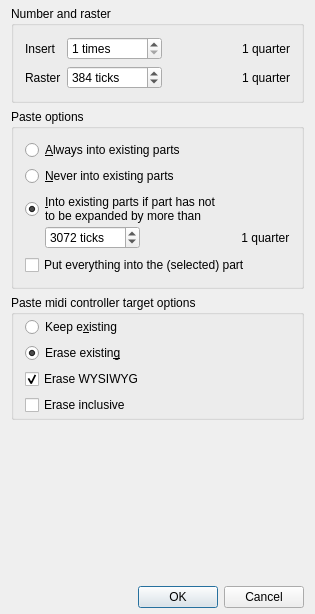
<?xml version="1.0" encoding="UTF-8"?>
<ui version="4.0">
 <class>PasteEventsDialogBase</class>
 <widget class="QDialog" name="PasteEventsDialogBase">
  <property name="geometry">
   <rect>
    <x>0</x>
    <y>0</y>
    <width>315</width>
    <height>614</height>
   </rect>
  </property>
  <property name="windowTitle">
   <string>MusE: Paste Events</string>
  </property>
  <layout class="QVBoxLayout" name="verticalLayout_2">
   <property name="spacing">
    <number>6</number>
   </property>
   <property name="leftMargin">
    <number>11</number>
   </property>
   <property name="topMargin">
    <number>6</number>
   </property>
   <property name="rightMargin">
    <number>11</number>
   </property>
   <property name="bottomMargin">
    <number>6</number>
   </property>
   <item>
    <widget class="QGroupBox" name="rangeBox">
     <property name="title">
      <string>Number and raster</string>
     </property>
     <layout class="QHBoxLayout" name="horizontalLayout_2">
      <item>
       <layout class="QGridLayout" name="gridLayout_2">
        <item row="0" column="0">
         <widget class="QLabel" name="label">
          <property name="text">
           <string>Insert</string>
          </property>
         </widget>
        </item>
        <item row="0" column="1">
         <widget class="QSpinBox" name="n_spinbox">
          <property name="suffix">
           <string> times</string>
          </property>
          <property name="prefix">
           <string/>
          </property>
          <property name="minimum">
           <number>1</number>
          </property>
         </widget>
        </item>
        <item row="1" column="0">
         <widget class="QLabel" name="label_3">
          <property name="text">
           <string>Raster</string>
          </property>
         </widget>
        </item>
        <item row="1" column="1">
         <widget class="QSpinBox" name="raster_spinbox">
          <property name="suffix">
           <string> ticks</string>
          </property>
          <property name="minimum">
           <number>0</number>
          </property>
          <property name="maximum">
           <number>999999</number>
          </property>
          <property name="singleStep">
           <number>384</number>
          </property>
          <property name="value">
           <number>384</number>
          </property>
         </widget>
        </item>
        <item row="0" column="3">
         <widget class="QLabel" name="insert_quarters">
          <property name="text">
           <string notr="true">1 quarter</string>
          </property>
         </widget>
        </item>
        <item row="1" column="3">
         <widget class="QLabel" name="raster_quarters">
          <property name="text">
           <string notr="true">1 quarter</string>
          </property>
         </widget>
        </item>
        <item row="0" column="2">
         <spacer name="horizontalSpacer_2">
          <property name="orientation">
           <enum>Qt::Horizontal</enum>
          </property>
          <property name="sizeHint" stdset="0">
           <size>
            <width>0</width>
            <height>20</height>
           </size>
          </property>
         </spacer>
        </item>
        <item row="1" column="2">
         <spacer name="horizontalSpacer_3">
          <property name="orientation">
           <enum>Qt::Horizontal</enum>
          </property>
          <property name="sizeHint" stdset="0">
           <size>
            <width>0</width>
            <height>20</height>
           </size>
          </property>
         </spacer>
        </item>
       </layout>
      </item>
     </layout>
    </widget>
   </item>
   <item>
    <widget class="QGroupBox" name="groupBox_2">
     <property name="title">
      <string>Paste options</string>
     </property>
     <property name="flat">
      <bool>false</bool>
     </property>
     <property name="checkable">
      <bool>false</bool>
     </property>
     <layout class="QVBoxLayout" name="verticalLayout">
      <item>
       <widget class="QRadioButton" name="never_new_button">
        <property name="text">
         <string>&amp;Always into existing parts</string>
        </property>
        <property name="checkable">
         <bool>true</bool>
        </property>
        <property name="checked">
         <bool>false</bool>
        </property>
       </widget>
      </item>
      <item>
       <widget class="QRadioButton" name="always_new_button">
        <property name="text">
         <string>&amp;Never into existing parts</string>
        </property>
       </widget>
      </item>
      <item>
       <layout class="QVBoxLayout" name="verticalLayout_3">
        <property name="spacing">
         <number>0</number>
        </property>
        <item>
         <widget class="QRadioButton" name="sometimes_into_new_button">
          <property name="text">
           <string>&amp;Into existing parts if part has not
to be expanded by more than </string>
          </property>
          <property name="checked">
           <bool>true</bool>
          </property>
         </widget>
        </item>
        <item>
         <layout class="QHBoxLayout" name="horizontalLayout_3">
          <item>
           <spacer name="horizontalSpacer_4">
            <property name="orientation">
             <enum>Qt::Horizontal</enum>
            </property>
            <property name="sizeType">
             <enum>QSizePolicy::Fixed</enum>
            </property>
            <property name="sizeHint" stdset="0">
             <size>
              <width>20</width>
              <height>20</height>
             </size>
            </property>
           </spacer>
          </item>
          <item>
           <widget class="QSpinBox" name="max_distance_spinbox">
            <property name="enabled">
             <bool>true</bool>
            </property>
            <property name="suffix">
             <string> ticks</string>
            </property>
            <property name="maximum">
             <number>999999</number>
            </property>
            <property name="singleStep">
             <number>384</number>
            </property>
            <property name="value">
             <number>3072</number>
            </property>
           </widget>
          </item>
          <item>
           <spacer name="horizontalSpacer_5">
            <property name="orientation">
             <enum>Qt::Horizontal</enum>
            </property>
            <property name="sizeHint" stdset="0">
             <size>
              <width>40</width>
              <height>20</height>
             </size>
            </property>
           </spacer>
          </item>
          <item>
           <widget class="QLabel" name="max_distance_quarters">
            <property name="enabled">
             <bool>true</bool>
            </property>
            <property name="text">
             <string notr="true"> 1 quarter</string>
            </property>
           </widget>
          </item>
         </layout>
        </item>
       </layout>
      </item>
      <item>
       <widget class="QCheckBox" name="all_into_selected_part_checkbox">
        <property name="text">
         <string>Put everything into the (selected) part</string>
        </property>
       </widget>
      </item>
     </layout>
    </widget>
   </item>
   <item>
    <widget class="QGroupBox" name="groupBox">
     <property name="title">
      <string>Paste midi controller target options</string>
     </property>
     <layout class="QVBoxLayout" name="verticalLayout_4">
      <property name="topMargin">
       <number>2</number>
      </property>
      <property name="bottomMargin">
       <number>2</number>
      </property>
      <item>
       <widget class="QRadioButton" name="no_ctrl_erase_button">
        <property name="text">
         <string>Keep e&amp;xisting</string>
        </property>
        <property name="icon">
         <iconset>
          <normaloff>:/svg/paste_ctrl.svg</normaloff>:/svg/paste_ctrl.svg</iconset>
        </property>
        <property name="iconSize">
         <size>
          <width>114</width>
          <height>38</height>
         </size>
        </property>
       </widget>
      </item>
      <item>
       <widget class="QRadioButton" name="ctrl_erase_button">
        <property name="sizePolicy">
         <sizepolicy hsizetype="Minimum" vsizetype="Fixed">
          <horstretch>0</horstretch>
          <verstretch>0</verstretch>
         </sizepolicy>
        </property>
        <property name="text">
         <string>Erase existin&amp;g</string>
        </property>
        <property name="icon">
         <iconset>
          <normaloff>:/svg/paste_ctrl_erase.svg</normaloff>:/svg/paste_ctrl_erase.svg</iconset>
        </property>
        <property name="iconSize">
         <size>
          <width>114</width>
          <height>38</height>
         </size>
        </property>
        <property name="checked">
         <bool>true</bool>
        </property>
       </widget>
      </item>
      <item>
       <widget class="QCheckBox" name="ctrl_erase_wysiwyg_button">
        <property name="text">
         <string>Erase WYSIWYG</string>
        </property>
        <property name="icon">
         <iconset>
          <normaloff>:/svg/paste_ctrl_erase_wysiwyg.svg</normaloff>:/svg/paste_ctrl_erase_wysiwyg.svg</iconset>
        </property>
        <property name="iconSize">
         <size>
          <width>114</width>
          <height>38</height>
         </size>
        </property>
        <property name="checked">
         <bool>true</bool>
        </property>
       </widget>
      </item>
      <item>
       <widget class="QCheckBox" name="ctrl_erase_inclusive_button">
        <property name="text">
         <string>Erase inclusive</string>
        </property>
        <property name="icon">
         <iconset>
          <normaloff>:/svg/paste_ctrl_erase_inclusive.svg</normaloff>:/svg/paste_ctrl_erase_inclusive.svg</iconset>
        </property>
        <property name="iconSize">
         <size>
          <width>114</width>
          <height>38</height>
         </size>
        </property>
       </widget>
      </item>
     </layout>
    </widget>
   </item>
   <item>
    <spacer name="verticalSpacer">
     <property name="orientation">
      <enum>Qt::Vertical</enum>
     </property>
     <property name="sizeHint" stdset="0">
      <size>
       <width>20</width>
       <height>40</height>
      </size>
     </property>
    </spacer>
   </item>
   <item>
    <layout class="QHBoxLayout" name="horizontalLayout">
     <property name="spacing">
      <number>6</number>
     </property>
     <item>
      <spacer name="Spacer1">
       <property name="orientation">
        <enum>Qt::Horizontal</enum>
       </property>
       <property name="sizeType">
        <enum>QSizePolicy::Expanding</enum>
       </property>
       <property name="sizeHint" stdset="0">
        <size>
         <width>20</width>
         <height>20</height>
        </size>
       </property>
      </spacer>
     </item>
     <item>
      <widget class="QPushButton" name="okButton">
       <property name="text">
        <string>OK</string>
       </property>
       <property name="autoDefault">
        <bool>false</bool>
       </property>
       <property name="default">
        <bool>true</bool>
       </property>
      </widget>
     </item>
     <item>
      <widget class="QPushButton" name="cancelButton">
       <property name="text">
        <string>Cancel</string>
       </property>
      </widget>
     </item>
    </layout>
   </item>
  </layout>
 </widget>
 <layoutdefault spacing="6" margin="11"/>
 <resources/>
 <connections>
  <connection>
   <sender>okButton</sender>
   <signal>clicked()</signal>
   <receiver>PasteEventsDialogBase</receiver>
   <slot>accept()</slot>
   <hints>
    <hint type="sourcelabel">
     <x>20</x>
     <y>20</y>
    </hint>
    <hint type="destinationlabel">
     <x>20</x>
     <y>20</y>
    </hint>
   </hints>
  </connection>
  <connection>
   <sender>cancelButton</sender>
   <signal>clicked()</signal>
   <receiver>PasteEventsDialogBase</receiver>
   <slot>reject()</slot>
   <hints>
    <hint type="sourcelabel">
     <x>20</x>
     <y>20</y>
    </hint>
    <hint type="destinationlabel">
     <x>20</x>
     <y>20</y>
    </hint>
   </hints>
  </connection>
  <connection>
   <sender>sometimes_into_new_button</sender>
   <signal>toggled(bool)</signal>
   <receiver>max_distance_quarters</receiver>
   <slot>setEnabled(bool)</slot>
   <hints>
    <hint type="sourcelabel">
     <x>161</x>
     <y>201</y>
    </hint>
    <hint type="destinationlabel">
     <x>260</x>
     <y>231</y>
    </hint>
   </hints>
  </connection>
  <connection>
   <sender>sometimes_into_new_button</sender>
   <signal>toggled(bool)</signal>
   <receiver>max_distance_spinbox</receiver>
   <slot>setEnabled(bool)</slot>
   <hints>
    <hint type="sourcelabel">
     <x>161</x>
     <y>201</y>
    </hint>
    <hint type="destinationlabel">
     <x>107</x>
     <y>231</y>
    </hint>
   </hints>
  </connection>
 </connections>
</ui>
